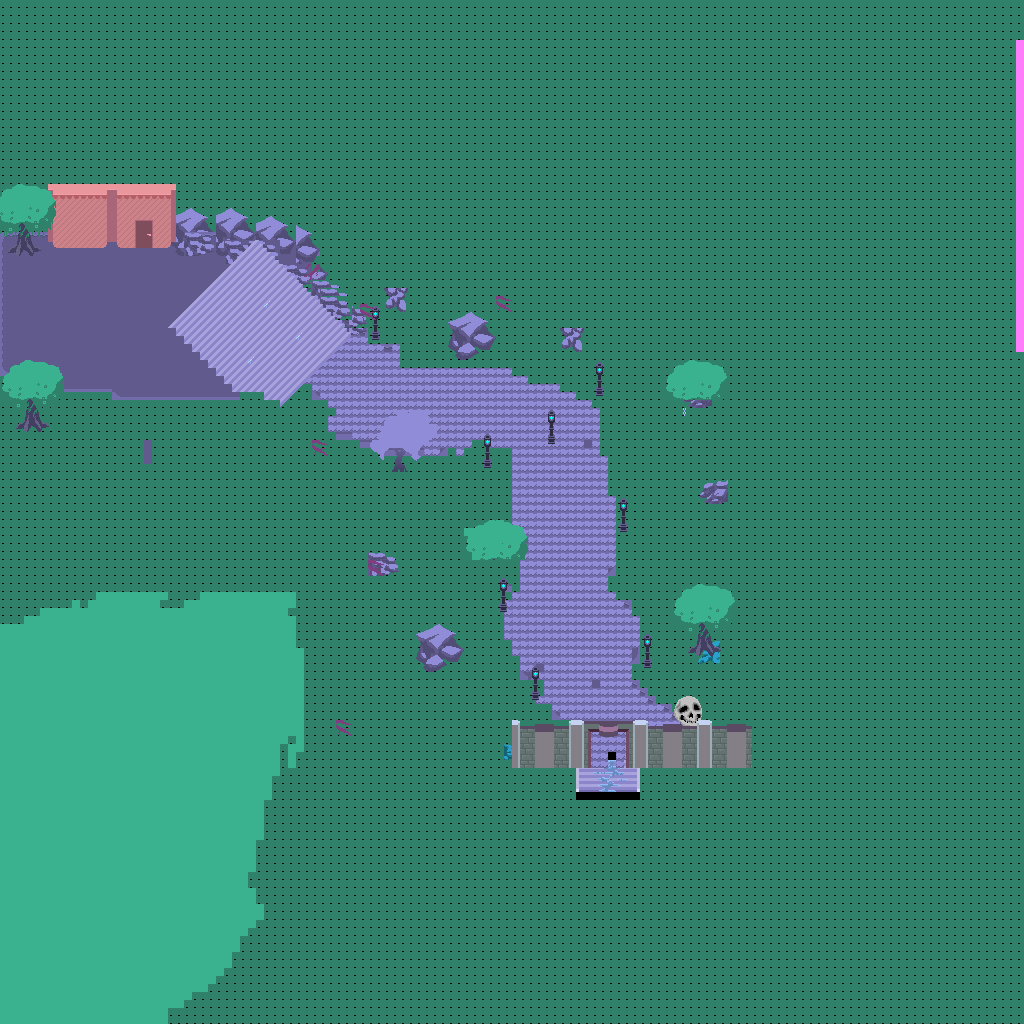

The image is a tile-based game level rendered from a .tmx file. Its description and source (layers, tilesets, objects; grid data summarised) follow:
An orthogonal 128x128 tile map with 8x8 px tiles, 6 tile layers (Ground, Base, Stairs, IgnoreTiles, ...), 1 hidden layer not drawn, 2 tilesets and 79 objects (10x Billboard, 9x PointLight, 5x Wolf, 5x Bird, 3x Door, ...).

<map version="1.2" tiledversion="1.2.3" orientation="orthogonal" renderorder="right-down" width="128" height="128" tilewidth="8" tileheight="8" infinite="0" nextlayerid="12" nextobjectid="118">
 <properties>
  <property name="Sky" type="bool" value="true" />
 </properties>
 <tileset firstgid="1" name="Tiles_1" tilewidth="8" tileheight="8" tilecount="4096" columns="64">
  <image source="../Tiles_1.png" width="512" height="512" />
 </tileset>
 <tileset firstgid="4097" source="DungeonTileset.tsx" />
 <layer id="1" name="Ground" width="128" height="128">
  <properties>
   <property name="layer" value="0.2" />
  </properties>
  <data>[16384 cells, 16384 non-empty, 66 distinct tile ids]</data>
 </layer>
 <layer id="3" name="Base" width="128" height="128">
  <properties>
   <property name="layer" value="0.75" />
  </properties>
  <data>[16384 cells, 275 non-empty, 116 distinct tile ids]</data>
 </layer>
 <layer id="2" name="Stairs" width="128" height="128">
  <properties>
   <property name="layer" value="0.25" />
  </properties>
  <data>[16384 cells, 422 non-empty, 171 distinct tile ids]</data>
 </layer>
 <layer id="4" name="IgnoreTiles" width="128" height="128">
  <properties>
   <property name="Ignore" value="" />
  </properties>
  <data>[16384 cells, 152 non-empty, 46 distinct tile ids]</data>
 </layer>
 <layer id="5" name="Top" width="128" height="128">
  <properties>
   <property name="layer" value="0.85" />
  </properties>
  <data>[16384 cells, 526 non-empty, 197 distinct tile ids]</data>
 </layer>
 <layer id="6" name="Overlay" width="128" height="128">
  <properties>
   <property name="layer" value="0.9" />
  </properties>
  <data>[16384 cells, 1763 non-empty, 1 distinct tile ids]</data>
 </layer>
 <layer id="7" name="overlay2" width="128" height="128" visible="0">
  <properties>
   <property name="layer" value="0.92" />
  </properties>
  <data>[16384 cells, 684 non-empty, 1 distinct tile ids]</data>
 </layer>
 <objectgroup id="8" name="Object Layer 1">
  <object id="2" x="468.5" y="504.5" width="54.5" height="51.5" />
  <object id="3" x="360" y="256" width="392" height="16" />
  <object id="8" x="560" y="272" width="192" height="40" />
  <object id="9" x="648" y="312" width="104" height="32" />
  <object id="12" x="720" y="344" width="32" height="88" />
  <object id="14" x="744" y="432" width="8" height="176" />
  <object id="15" x="744" y="608" width="8" height="160" />
  <object id="18" x="167" y="433" width="89" height="327" />
  <object id="19" x="-16" y="592" width="310" height="274" />
  <object id="20" x="366.5" y="552" width="33.5" height="30" />
  <object id="21" x="394" y="447.5" width="8" height="24" />
  <object id="22" x="256" y="424" width="24" height="200" />
  <object id="25" x="280" y="528" width="48" height="96" />
  <object id="27" x="453" y="336" width="43.25" height="21.3333" />
  <object id="28" x="296" y="256" width="56" height="16" />
  <object id="29" x="352" y="256" width="8" height="16" />
  <object id="30" type="PointLight" x="368" y="304" width="16" height="16" />
  <object id="31" type="PointLight" x="296" y="392" width="16" height="16" />
  <object id="32" type="PointLight" x="480" y="432" width="16" height="16" />
  <object id="33" type="PointLight" x="592" y="360" width="16" height="16" />
  <object id="34" type="PointLight" x="616" y="496" width="16" height="16" />
  <object id="35" type="PointLight" x="528" y="664" width="16" height="16" />
  <object id="36" type="PointLight" x="640" y="632" width="16" height="16" />
  <object id="37" type="PointLight" x="496" y="574" width="16" height="16" />
  <object id="38" name="Player" type="Player" x="74" y="263" width="16" height="16" />
  <object id="44" name="Wolf" type="Wolf" x="252.5" y="329" width="16" height="16" />
  <object id="45" name="Wolf" type="Wolf" x="528" y="475.5" width="16" height="16" />
  <object id="46" name="Wolf" type="Wolf" x="655" y="459.5" width="16" height="16" />
  <object id="48" x="48" y="184" width="128" height="64" />
  <object id="54" x="372" y="332" width="8" height="8" />
  <object id="55" x="299.667" y="420" width="8" height="8" />
  <object id="56" x="484" y="460" width="8" height="8" />
  <object id="58" x="595.333" y="387.333" width="8" height="8" />
  <object id="73" x="419.708" y="648.667" width="43.25" height="21.3333" />
  <object id="90" x="-16" y="0" width="16" height="1024" />
  <object id="91" x="1024" y="-1" width="16" height="1024" />
  <object id="93" x="-8" y="-16" width="1040" height="16" />
  <object id="94" x="0" y="1024" width="1024" height="16" />
  <object id="95" x="175.5" y="241.5">
   <polyline points="0,0 176.5,62.5" />
  </object>
  <object id="96" x="352" y="304">
   <polyline points="0,0 48,-24" />
  </object>
  <object id="97" x="400" y="280">
   <polyline points="0,0 48,16" />
  </object>
  <object id="98" x="166.5" y="327">
   <polyline points="0,0 112,101" />
  </object>
  <object id="100" name="Wolf" type="Wolf" x="339.5" y="526.5" width="16" height="16" />
  <object id="102" name="Wolf" type="Wolf" x="354.5" y="648" width="16" height="16" />
  <object id="103" x="696" y="640" width="16" height="16" />
  <object id="104" x="512" y="760" width="78.25" height="8" />
  <object id="105" x="626.75" y="760" width="125.25" height="8" />
  <object id="106" x="239" y="601" width="72" height="136" />
  <object id="107" x="-8" y="840" width="258" height="195" />
  <object id="108" type="Bird" x="272.5" y="325" width="5.66667" height="6" />
  <object id="109" type="Bird" x="275.833" y="340" width="5.66667" height="6" />
  <object id="110" type="Bird" x="248.333" y="320.333" width="5.66667" height="6" />
  <object id="111" type="Bird" x="238.5" y="335" width="5.66667" height="6" />
  <object id="112" type="Bird" x="258.833" y="349.666" width="5.66667" height="6" />
  <object id="113" name="Shulk" type="Shulk" x="587.625" y="686.625" width="16" height="16" />
  <object id="115" x="436.5" y="295">
   <polyline points="0,0 48,16" />
  </object>
  <object id="116" x="-91.5" y="279.5">
   <polyline points="0,0 260,48" />
  </object>
  <object id="117" x="264.5" y="735" width="258" height="195" />
 </objectgroup>
 <objectgroup id="9" name="Billboards">
  <object id="50" name="Lamp Post" type="Billboard" x="368" y="303.818" width="16" height="32">
   <properties>
    <property name="Region" value="48 64 16 36" />
   </properties>
  </object>
  <object id="51" name="Lamp Post" type="Billboard" x="297" y="392.333" width="16" height="32">
   <properties>
    <property name="Region" value="48 64 16 36" />
   </properties>
  </object>
  <object id="52" name="Lamp Post" type="Billboard" x="479.667" y="432" width="16" height="32">
   <properties>
    <property name="Region" value="48 64 16 36" />
   </properties>
  </object>
  <object id="57" name="Lamp Post" type="Billboard" x="592" y="360" width="16" height="32">
   <properties>
    <property name="Region" value="48 64 16 36" />
   </properties>
  </object>
  </objectgroup>
 <objectgroup id="10" name="Doors">
  <properties>
   <property name="Ambiant" value="100 100 100 255" />
  </properties>
  <!-- 4 objects omitted --></objectgroup>
 <objectgroup id="11" name="Particles">
  <!-- 1 objects omitted --></objectgroup>
</map>
<!-- 17 of 79 objects omitted -->
